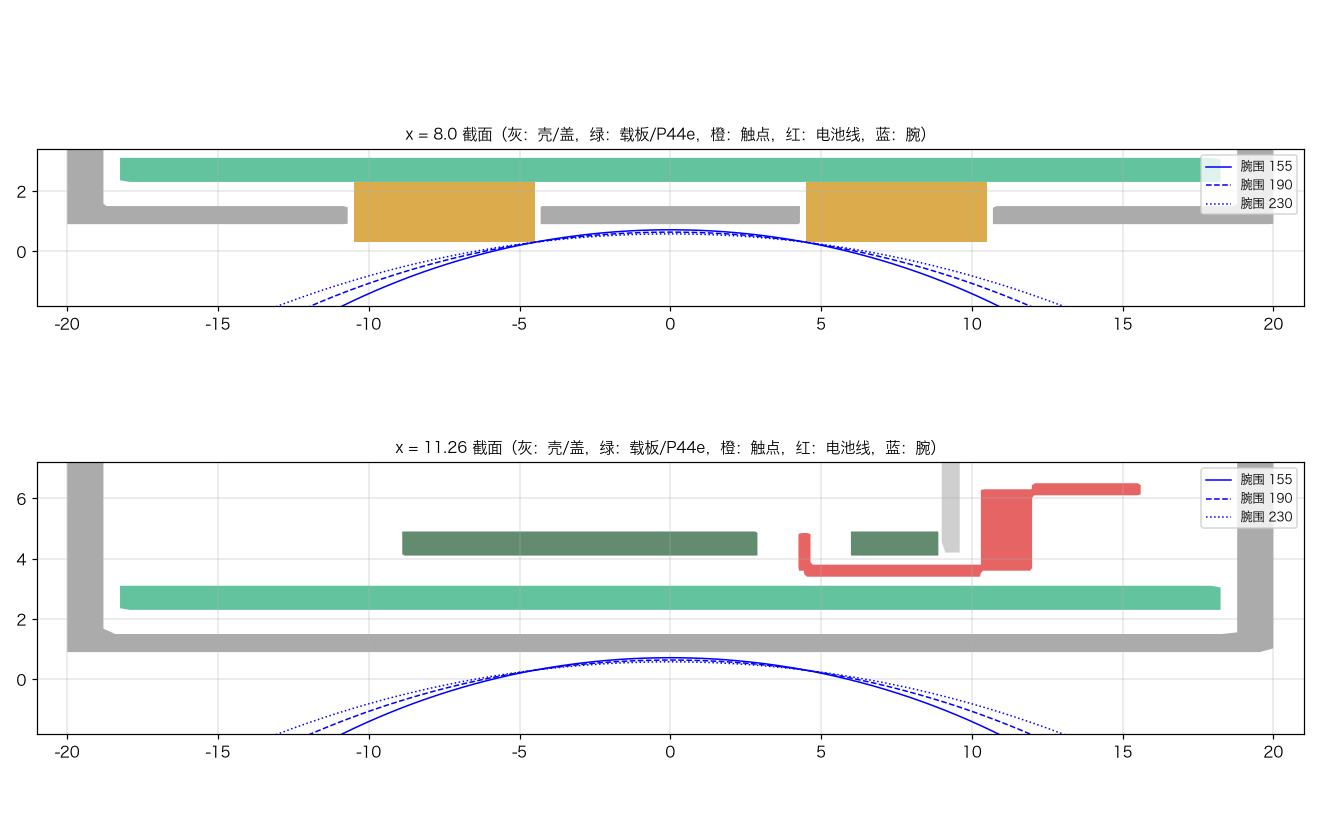

Generate this figure with Python:
"""截面图：x = 8（过 E2、E5 壳底与腕型）和 x = 11.26（过 P44e 槽口与电池线 0 北出夹层），叠 155/190/230 腕围圆腕。先跑 model.py 出 host.step。
uv run --no-project --python 3.12 --with build123d --with matplotlib python section.py ."""
import math, build123d as b, matplotlib; matplotlib.use('Agg'); import matplotlib.pyplot as plt
from matplotlib import font_manager as fm
fm.fontManager.addfont('/System/Library/Fonts/Hiragino Sans GB.ttc'); plt.rcParams['axes.unicode_minus'] = False; plt.rcParams['font.family'] = fm.FontProperties(fname='/System/Library/Fonts/Hiragino Sans GB.ttc').get_name()
parts = {c.label: c for c in b.import_step('host.step').children}
fig, axs = plt.subplots(2, 1, figsize=(12, 7.5))
for ax, X, yhi in zip(axs, (8.0, 11.26), (3.4, 7.2)):
    for n, col in (('shell', '#888'), ('lid', '#bbb'), ('board_ADS1292_REAL_OUTLINE', '#2a7'), ('p44e_real_size', '#1f5a33'), ('metal_contact_E2_ASSUMED', '#c80'), ('metal_contact_E5_ASSUMED', '#c80'), ('battery_wire_0', '#d22')):
        if n not in parts: continue
        sec = parts[n] & (b.Pos(X, 0, 5) * b.Box(.01, 60, 30))
        if not sec: continue
        for f in [f for f in sec.faces() if abs(f.normal_at().X) > .9 and f.center().X > X]:
            for w in [f.outer_wire()]:
                pts = [(v.X, v.Y, v.Z) for v in w.positions([i / 200 for i in range(201)])]
                ax.fill([p[1] for p in pts], [p[2] for p in pts], color=col, alpha=.7, lw=0)
    for C, ls in ((155, '-'), (190, '--'), (230, ':')):
        r = C / 2 / math.pi; zc = (r - math.sqrt(r * r - 4.5 ** 2)) - r + .3   # 同 model.py：腕压在 Φ6 片内侧边 y = 4.5，触点平面 T0 = 0.3
        ys = [i / 10 for i in range(-200, 201)]
        ax.plot(ys, [zc + math.sqrt(r * r - y * y) for y in ys], 'b' + ls, lw=1, label=f'腕围 {C}')
    ax.set_xlim(-21, 21); ax.set_ylim(-1.8, yhi); ax.set_aspect('equal'); ax.grid(lw=.3); ax.legend(loc='upper right', fontsize=8)
    ax.set_title(f'x = {X} 截面（灰：壳/盖，绿：载板/P44e，橙：触点，红：电池线，蓝：腕）', fontsize=10)
fig.tight_layout(); fig.savefig(f'{__import__("sys").argv[1]}/section.png', dpi=110)
